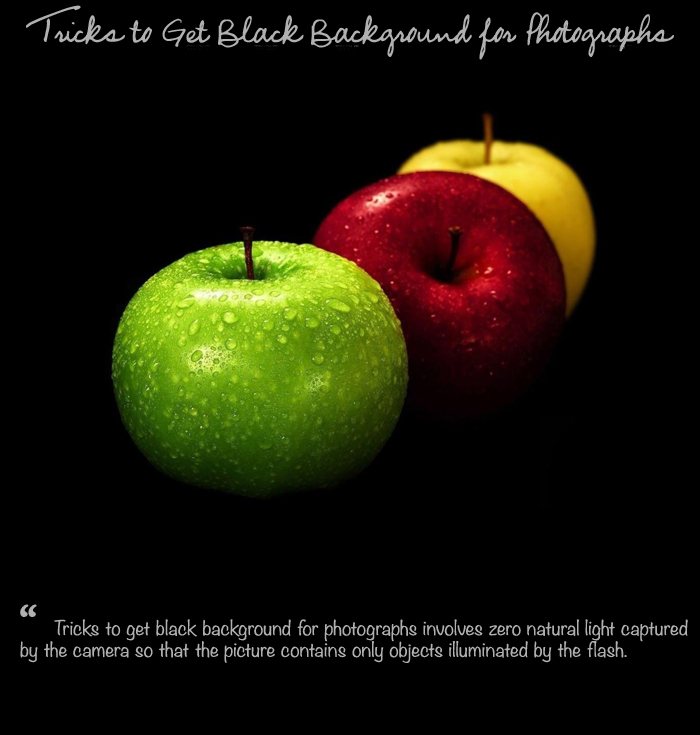
#> input picture black_bg.jpg, 700 x 735 px, found by its file name
$ python bbg.py
#> lines starting #> are read from the running program, lines starting #| are printed output that depends on the picture
import numpy as np
import cv2

img = cv2.resize(cv2.imread('assessts\\black_bg.jpg', 0), (0, 0), fx=0.8, fy=0.8)
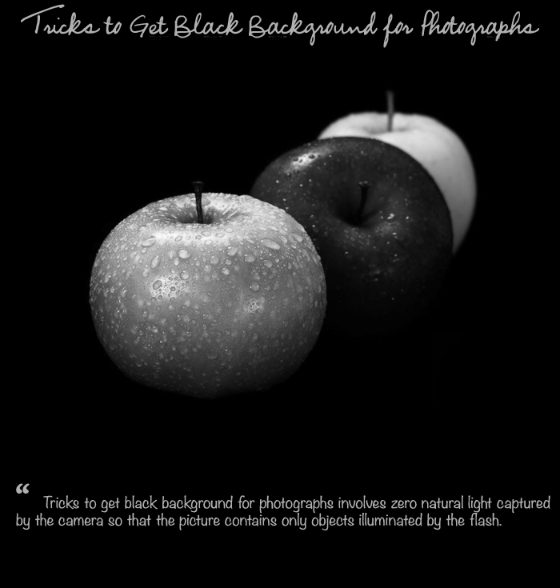
#> img: shape (588, 560); min 0, max 250, mean 22.4
template = cv2.resize(cv2.imread('assessets\\base.jpg', 0), (0, 0), fx=0.8, fy=0.8)
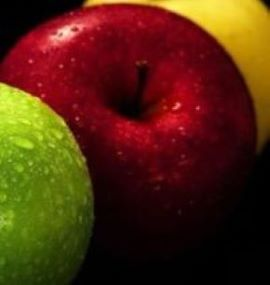
#> input picture base.jpg, 270 x 285 px, found by its file name
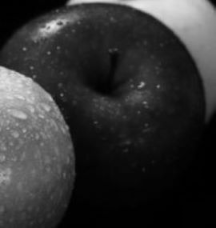
#> template: shape (228, 216); min 0, max 231, mean 50.3
img2 = img.copy()
h, w = template.shape
#> h = 228; w = 216

methods = [cv2.TM_CCOEFF, cv2.TM_CCOEFF_NORMED, cv2.TM_CCORR,
            cv2.TM_CCORR_NORMED, cv2.TM_SQDIFF, cv2.TM_SQDIFF_NORMED]

for method in methods:
    img2 = img.copy()

    result = cv2.matchTemplate(img2, template, method)
    min_val, max_val, min_loc, max_loc = cv2.minMaxLoc(result)
    if method in [cv2.TM_SQDIFF, cv2.TM_SQDIFF_NORMED]:
        location = min_loc
    else:
        location = max_loc

    bottom_right = (location[0] + w, location[1] + h)
    cv2.rectangle(img2, location, bottom_right, 255, 5)
    cv2.imshow('Match', img2)
    cv2.waitKey(0)
    cv2.destroyAllWindows()
#> this loop made 6 passes
#> (min_val, max_val, min_loc, location, bottom_right) on passes 1 to 4: (-107139080, 143931152, (42, 85), (249, 132), (465, 360)), (-0.524, 0.972, (36, 87), (251, 133), (467, 361)), (1716680, 273422144, (344, 272), (239, 124), (455, 352)), (0.00947, 0.984, (0, 38), (251, 133), (467, 361))
#> (min_val, max_val, max_loc, location, bottom_right) on passes 5 to 6: (8382272, 657484928, (55, 85), (251, 133), (467, 361)), (0.0311, 1, (0, 0), (251, 133), (467, 361))
#> pass 1, `result = cv2.matchTemplate(img2, template, method)`:
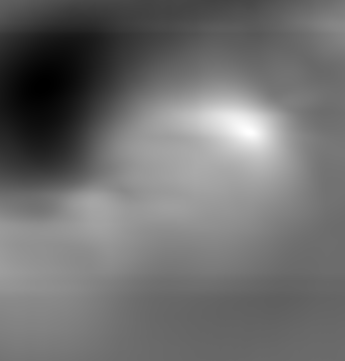
#> result: shape (361, 345) float32; min -107139080, max 143931152, mean 2890884.2; drawn with min black and max white
#> pass 2, `result = cv2.matchTemplate(img2, template, method)`:
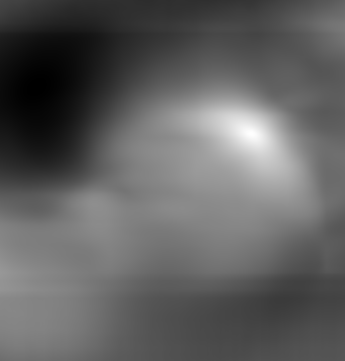
#> result: shape (361, 345) float32; min -0.524, max 0.972, mean 0.0422; drawn with min black and max white
#> pass 2, `cv2.imshow('Match', img2)`:
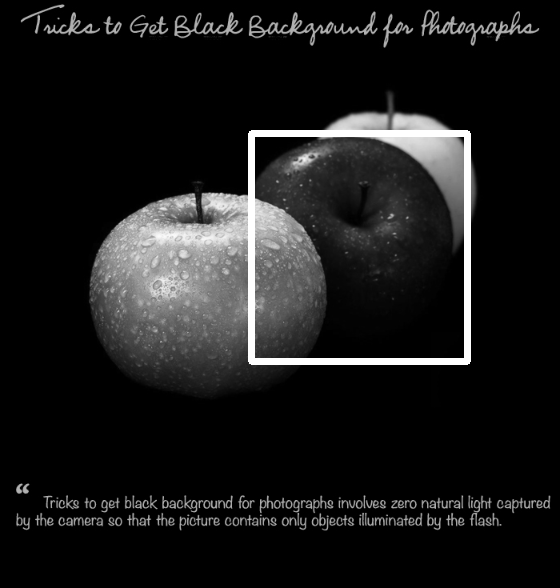
#> window 'Match': shape (588, 560); min 0, max 255, mean 26
#> after the loop:
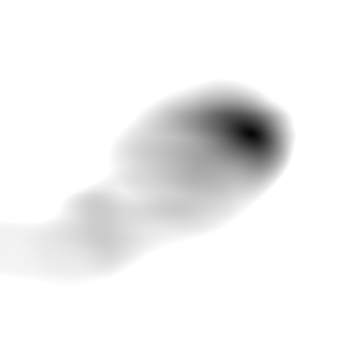
#> result: shape (361, 345) float32; min 0.0311, max 1, mean 0.945
